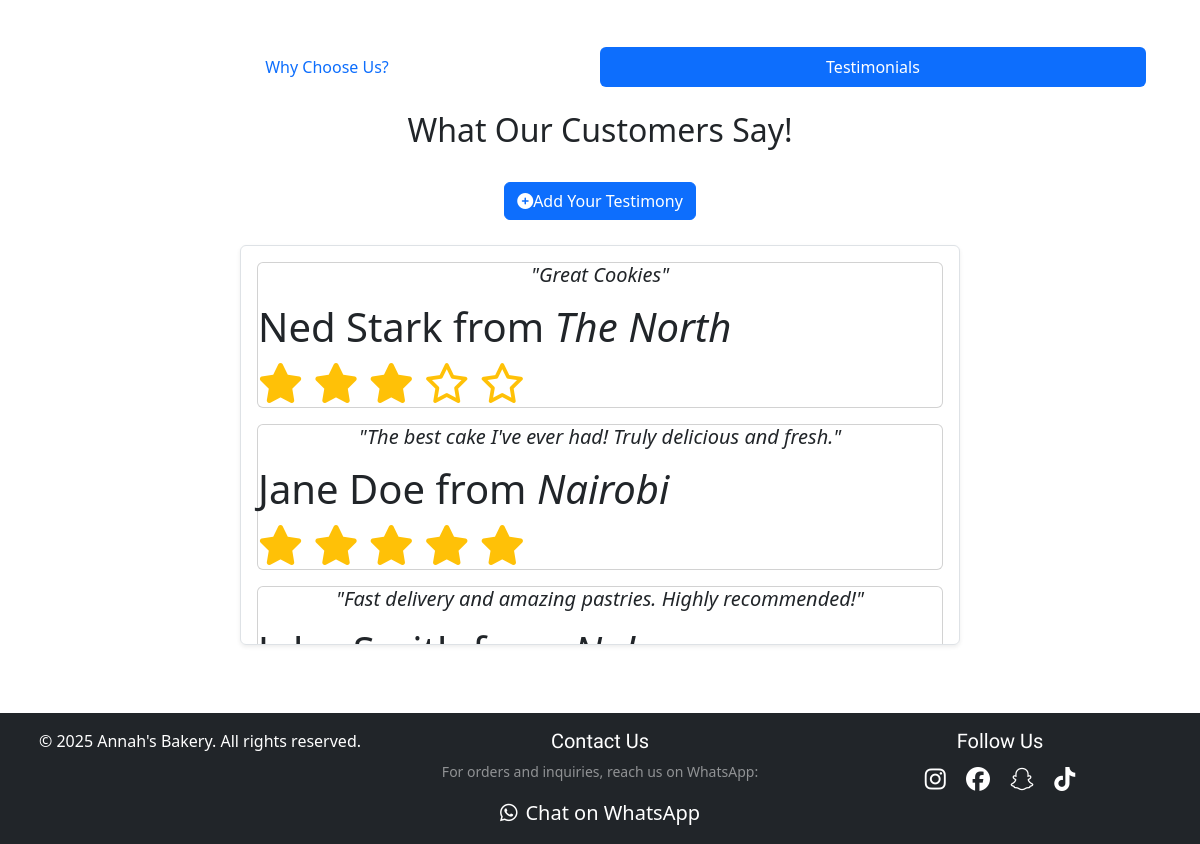
Before: / (lower part) with the older database file.
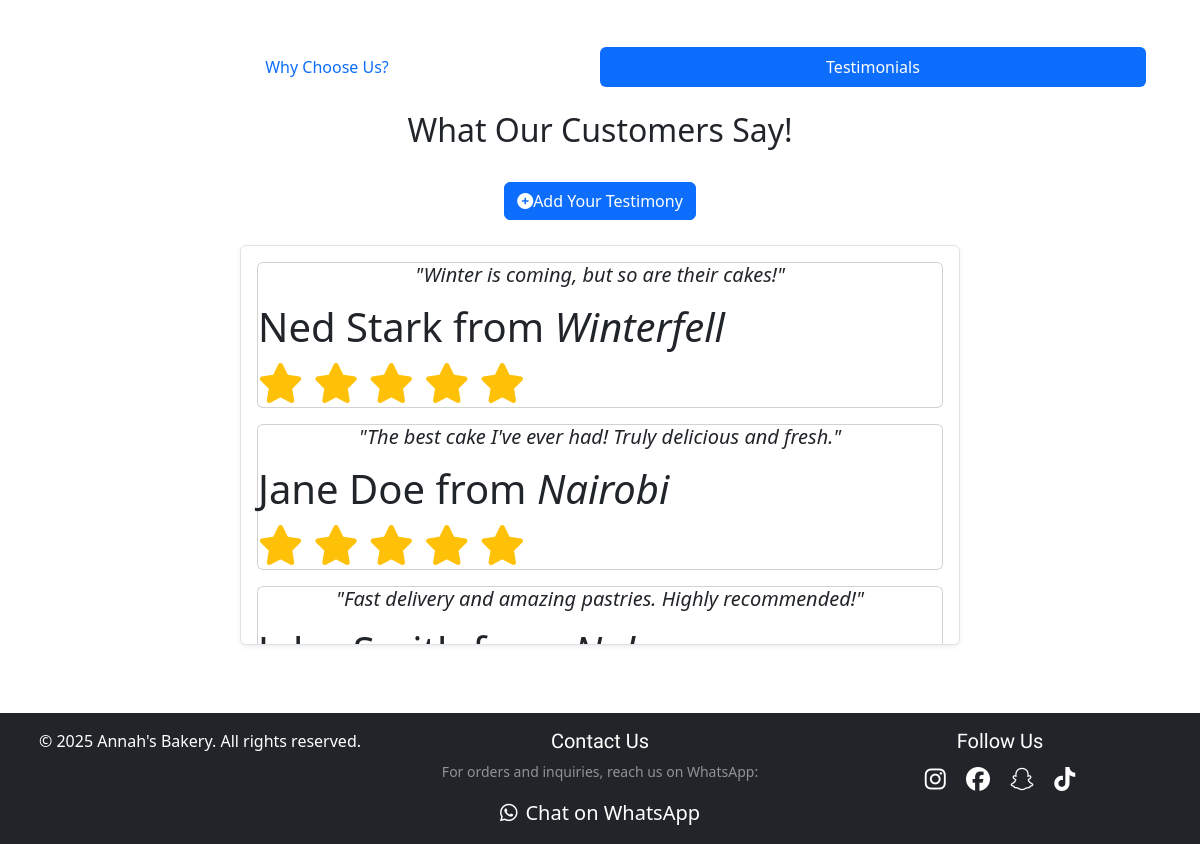
After: the same page with the newer database file.
### models.py (models this page shows, shortened)
class Testimonial(db.Model):
    id = db.Column(db.Integer, primary_key=True)
    customer_name = db.Column(db.String(100), nullable=False)
    customer_location = db.Column(db.String(100))
    testimonial_text = db.Column(db.Text, nullable=False)
    rating = db.Column(db.Integer)
    image_url = db.Column(db.String(200))
    created_at = db.Column(db.DateTime, default=db.func.current_timestamp())
    is_approved = db.Column(db.Boolean, default=True)

### app.py (the view)
@app.route("/")
def index():
    categories =Category.query.all()
    products_by_category = {}
    for category in categories:
        products_by_category[category.category_name] = Product.query.filter_by(category=category, is_available=True).all()
    initial_products_display = Product.query.filter_by(is_available=True).order_by(Product.name).all()
    testimonials_data = Testimonial.query.filter_by(is_approved=True).order_by(Testimonial.created_at.desc()).all()
    selected_category = "All Categories"
    return render_template('index.html',
                           categories=categories,
                           products_by_category=products_by_category,
                           testimonials=testimonials_data,
                           products=initial_products_display,
                           selected_category=selected_category)

### app.py (called while the page is built)
@app.context_processor
def inject_now():
    return {'now': datetime.now(timezone.utc)}

### templates/index.html (shortened to what this page needs)
{% extends "base.html" %}
{% block content %}
<div class="container-fluid my-5">
    <ul class="nav nav-pills nav-justified mb-4" id="myTab" role="tablist">
        <li class="nav-item" role="presentation">
            <button class="nav-link" id="why-choose-us-tab" data-bs-toggle="pill" data-bs-target="#why-choose-us-content" type="button" role="tab" aria-controls="why-choose-us-content" aria-selected="false">Why Choose Us?</button>
        </li>
        <li class="nav-item" role="presentation">
            <button class="nav-link active" id="testimonials-tab" data-bs-toggle="pill" data-bs-target="#testimonials-content" type="button" role="tab" aria-controls="testimonials-content" aria-selected="true">Testimonials</button>
        </li>
    </ul>
     <div class="tab-content" id="myTabContent">
        <div class="tab-pane fade display-6 show active" id="testimonials-content" role="tabpanel" aria-labelledby="testimonials-tab">
            <h2 class="text-center my-4">What Our Customers Say!</h2>
            <div class="text-center mb-4">
                <a href="{{ url_for('add_testimonial') }}" class="btn btn-primary">
                    <i class="fas fa-plus-circle"></i>Add Your Testimony
                </a>
            </div>
            <div class="row justify-content-center">
                <div class="col-md-8">
                    <div class="border p-3 rounded shadow-sm" id="scrollableTestimonials">
                        {% for testimonial_row in testimonials %}
                        <div class="card mb-3">
                            <p class="card-text text-center fs-5 fw-light fst-italic mb-3">"{{ testimonial_row.testimonial_text}}"</p>
                            <footer class="blockqoute-footer mt-auto">
                                <strong>{{ testimonial_row.customer_name }}</strong>
                                {% if testimonial_row.customer_location %}
                                    from <cite title="Source Title">{{ testimonial_row.customer_location }}</cite>
                                {% endif %}
                                {% if testimonial_row.rating %}
                                    <div class="text-warning mt-2">
                                        {% for _ in range(testimonial_row.rating) %}
                                            <i class="fas fa-star"></i>
                                        {% endfor %}
                                        {% for _ in range(5 - testimonial_row.rating) %}
                                            <i class="far fa-star"></i>
                                        {% endfor %}
                                    </div>
                                {% endif %}
                            </footer>
                        </div>
                        {% endfor %}
                    </div>
                </div>
            </div>
        </div>
     </div>
</div>
{% endblock %}

### templates/base.html (shortened to what this page needs)
<!DOCTYPE html>
<html lang="en">
<head>
    <link href="https://cdn.jsdelivr.net/npm/bootstrap@5.3.3/dist/css/bootstrap.min.css" rel="stylesheet">
    <link rel="stylesheet" href="https://cdnjs.cloudflare.com/ajax/libs/font-awesome/6.5.2/css/all.min.css" />
    <link rel="stylesheet" href="{{ url_for('static', filename='css/styles.css') }}">
</head>
<body>
    <main class="container container-main my-4">
        {% block content %}{% endblock %}
    </main>
    <footer class="bg-dark text-white py-3 mt-5" id="contact-info">
        <div class="container-fluid">
            <div class="row text-center">
                <div class="col-md-4 mb-3 mb-md-0">
                    <p class="mb-0">&copy; {{ now.year }} Annah's Bakery. All rights reserved.</p>
                </div>
                <div class="col-md-4 mb-3 mb-md-0">
                    <h5 class="text-white mb-2">Contact Us</h5>
                    <p class="text-white-50 small">For orders and inquiries, reach us on WhatsApp:</p>
                    {% set whatsapp_number_footer = "254702397705" %}
                    {% set prefill_message_footer = "Hello Annah's Bakery! I have a general inquiry." %}
                    {% set encoded_message_footer = prefill_message_footer | urlencode %}
                    <a href="https://wa.me/{{ whatsapp_number_footer }}?text={{ encoded_message_footer }}" target="_blank"
                        class="text-white text-decoration-none d-inline-flex align-items-center fs-5"
                        aria-label="Contact Annah's Bakery on WhatsApp">
                        <i class="fab fa-whatsapp me-2"></i> Chat on WhatsApp
                    </a>
                </div>
                <div class="col-md-4">
                    <h5 class="text-white mb-2">Follow Us</h5>
                    <div class="social-icons">
                        <a href="https://www.instagram.com/" target="_blank" class="text-white mx-2 fs-4" aria-label="Follow us on Instagram"><i class="fab fa-instagram"></i></a>
                        <a href="https://www.facebook.com/" target="_blank" class="text-white mx-2 fs-4" aria-label="Follow us on Facebook"><i class="fab fa-facebook"></i></a>
                        <a href="https://snapchat.com/" target="_blank" class="text-white mx-2 fs-4" aria-label="Follow us on Snapchat"><i class="fab fa-snapchat"></i></a>
                        <a href="https://tiktok.com/" target="_blank" class="text-white mx-2 fs-4" aria-label="Follow us on TikTok"><i class="fab fa-tiktok"></i></a>
                    </div>
                </div>
            </div>
        </div>
    </footer>
</body>
</html>

### static/css/styles.css (style rules this page uses)
body { overflow-x: hidden; }
.container-main { width: 100%; margin: 0 auto; }
#featured-products h1, h1, h5 { font-family: 'Martel', Impact, Haettenschweiler, 'Arial Narrow Bold', sans-serif; font-weight: 500; }
#scrollableTestimonials { max-height: 400px; overflow-y: auto; padding-right: 15px; margin-bottom: 20px; }
#scrollableTestimonials .card { margin-bottom: 15px; }

Changed rows visible on the page:
removed Testimonial: testimonial_text "Great Cookies", customer_name "Ned Stark", customer_location "The North", rating 3 (drawn)
now on this page (row edited): Testimonial: testimonial_text "Winter is coming, but so are their cakes!", customer_name "Ned Stark", customer_location "Winterfell", rating 5 (drawn)
